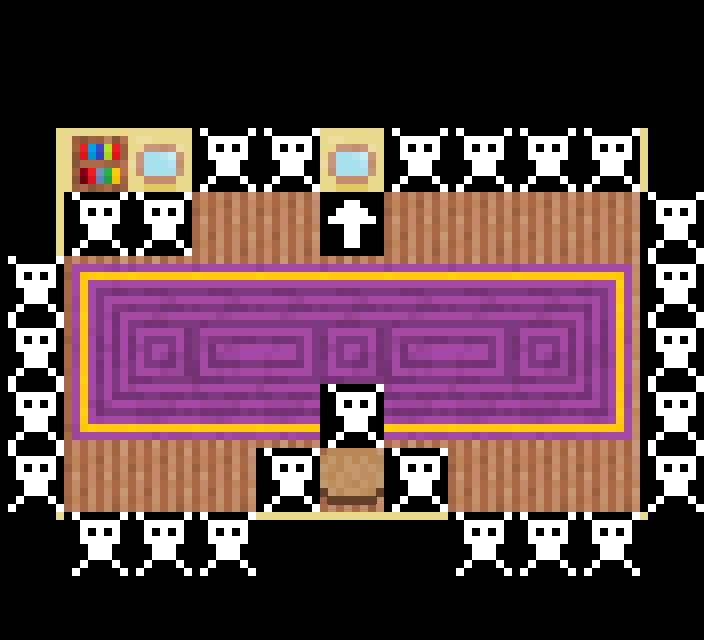

Below is a game level as drawn by its tile map, then a one-line description and the .tmx that defines it (tile-layer data replaced by summaries):
An orthogonal 11x10 tile map with 64x64 px tiles, 4 tile layers (Tile Layer 1, obj, collide, top).

<map version="1.0" orientation="orthogonal" width="11" height="10" tilewidth="64" tileheight="64">
 <tileset firstgid="1" name="desert-inside" tilewidth="64" tileheight="64" spacing="2" margin="1">
  <image source="../gfx/desert-inside.png" width="528" height="528" />
  <tile id="60">
   <properties>
    <property name="down" value="" />
   </properties>
  </tile>
  <tile id="61">
   <properties>
    <property name="up" value="" />
   </properties>
  </tile>
  <tile id="63">
   <properties>
    <property name="collision" value="" />
   </properties>
  </tile>
 </tileset>
 <layer name="Tile Layer 1" width="11" height="10">
  <data>[110 cells, 110 non-empty, 20 distinct tile ids]</data>
 </layer>
 <layer name="obj" width="11" height="10">
  <data>[110 cells, 7 non-empty, 5 distinct tile ids]</data>
 </layer>
 <layer name="collide" width="11" height="10">
  <data>[110 cells, 27 non-empty, 2 distinct tile ids]</data>
 </layer>
 <layer name="top" width="11" height="10">
  <data>[110 cells, 0 non-empty, 0 distinct tile ids]</data>
 </layer>
</map>
